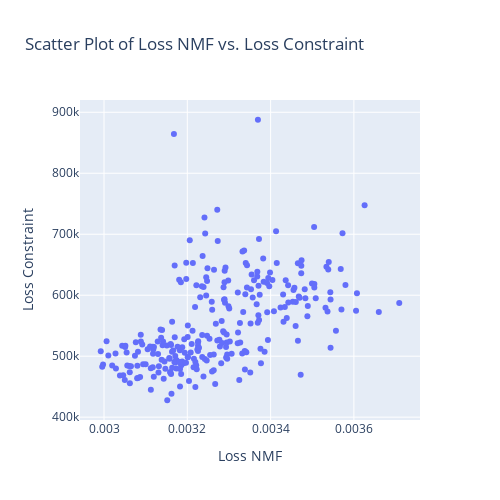

Notebook code cell kept with this figure:
### Code cell
# Create a scatter plot
fig = px.scatter(
    criteria_df,
    x='loss_nmf',
    y='loss_constraint',
    hover_name=criteria_df.index,
    title='Scatter Plot of Loss NMF vs. Loss Constraint'
)

# Update layout
fig.update_layout(
    height=500,
    width=500,
    xaxis_title='Loss NMF',
    yaxis_title='Loss Constraint'
)

fig.update_traces(selected=dict(marker=dict(color='red')))

# Show plot
fig.show()

### Figure 1 — Plotly figure (JSON) as saved in the notebook; plotly's stock layout.template omitted (floating-point values rounded to 4 significant figures; data arrays with more than 128 entries replaced by an {"elided": "..."} marker saying what was removed)
{"data": [{"hovertemplate": "<b>%{hovertext}</b><br><br>loss_nmf=%{x}<br>loss_constraint=%{y}<extra></extra>", "hovertext": {"elided": "271 int values"}, "legendgroup": "", "marker": {"color": "#636efa", "symbol": "circle"}, "mode": "markers", "name": "", "orientation": "v", "selected": {"marker": {"color": "red"}}, "showlegend": false, "type": "scatter", "x": {"elided": "271 float values"}, "xaxis": "x", "y": {"elided": "271 float values"}, "yaxis": "y"}], "layout": {"height": 500, "legend": {"tracegroupgap": 0}, "title": {"text": "Scatter Plot of Loss NMF vs. Loss Constraint"}, "width": 500, "xaxis": {"anchor": "y", "domain": [0, 1], "title": {"text": "Loss NMF"}}, "yaxis": {"anchor": "x", "domain": [0, 1], "title": {"text": "Loss Constraint"}}}}
